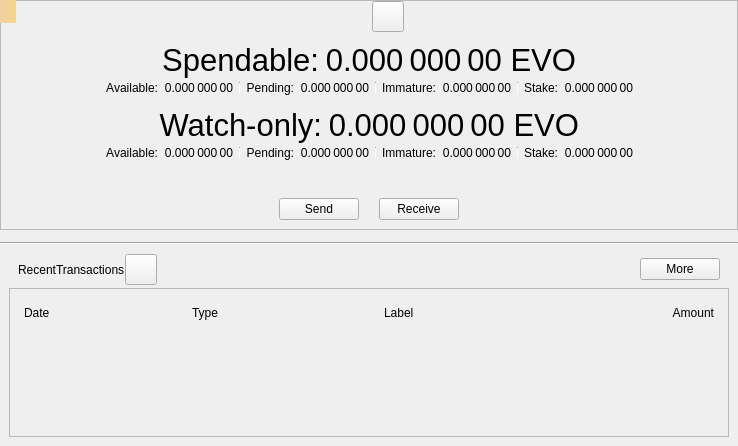
<?xml version="1.0" encoding="UTF-8"?>
<ui version="4.0">
 <class>OverviewPage</class>
 <widget class="QWidget" name="OverviewPage">
  <property name="geometry">
   <rect>
    <x>0</x>
    <y>0</y>
    <width>738</width>
    <height>446</height>
   </rect>
  </property>
  <property name="windowTitle">
   <string>Form</string>
  </property>
  <layout class="QVBoxLayout" name="verticalLayout_6">
   <property name="spacing">
    <number>0</number>
   </property>
   <property name="leftMargin">
    <number>0</number>
   </property>
   <property name="topMargin">
    <number>0</number>
   </property>
   <property name="rightMargin">
    <number>0</number>
   </property>
   <property name="bottomMargin">
    <number>0</number>
   </property>
   <item>
    <widget class="QFrame" name="frameBalances">
     <property name="frameShape">
      <enum>QFrame::StyledPanel</enum>
     </property>
     <property name="frameShadow">
      <enum>QFrame::Raised</enum>
     </property>
     <layout class="QVBoxLayout" name="verticalLayout_5">
      <property name="spacing">
       <number>0</number>
      </property>
      <property name="leftMargin">
       <number>0</number>
      </property>
      <property name="topMargin">
       <number>0</number>
      </property>
      <property name="rightMargin">
       <number>0</number>
      </property>
      <property name="bottomMargin">
       <number>0</number>
      </property>
      <item>
       <widget class="QWidget" name="widgetStatus" native="true">
        <layout class="QHBoxLayout" name="horizontalLayout_16">
         <property name="leftMargin">
          <number>0</number>
         </property>
         <property name="topMargin">
          <number>0</number>
         </property>
         <property name="rightMargin">
          <number>0</number>
         </property>
         <property name="bottomMargin">
          <number>0</number>
         </property>
         <item>
          <spacer name="horizontalSpacer_6">
           <property name="orientation">
            <enum>Qt::Horizontal</enum>
           </property>
           <property name="sizeHint" stdset="0">
            <size>
             <width>0</width>
             <height>20</height>
            </size>
           </property>
          </spacer>
         </item>
         <item>
          <widget class="QLabel" name="labelLogo">
           <property name="sizePolicy">
            <sizepolicy hsizetype="Fixed" vsizetype="Fixed">
             <horstretch>0</horstretch>
             <verstretch>0</verstretch>
            </sizepolicy>
           </property>
           <property name="minimumSize">
            <size>
             <width>32</width>
             <height>32</height>
            </size>
           </property>
          </widget>
         </item>
         <item>
          <widget class="QToolButton" name="labelWalletStatus">
           <property name="enabled">
            <bool>true</bool>
           </property>
           <property name="toolTip">
            <string>The displayed information may be out of date. Your wallet automatically synchronizes with the Coinevo network after a connection is established, but this process has not completed yet.</string>
           </property>
           <property name="text">
            <string/>
           </property>
           <property name="icon">
            <iconset>
             <normaloff>:/icons/warning</normaloff>
             <disabledoff>:/icons/warning</disabledoff>:/icons/warning</iconset>
           </property>
           <property name="iconSize">
            <size>
             <width>24</width>
             <height>24</height>
            </size>
           </property>
           <property name="flat" stdset="0">
            <bool>false</bool>
           </property>
          </widget>
         </item>
         <item>
          <spacer name="horizontalSpacer_5">
           <property name="orientation">
            <enum>Qt::Horizontal</enum>
           </property>
           <property name="sizeHint" stdset="0">
            <size>
             <width>0</width>
             <height>20</height>
            </size>
           </property>
          </spacer>
         </item>
        </layout>
       </widget>
      </item>
      <item>
       <widget class="QWidget" name="widgetWallet" native="true">
        <layout class="QVBoxLayout" name="verticalLayout_2">
         <property name="spacing">
          <number>0</number>
         </property>
         <item>
          <widget class="QWidget" name="widgetTotal" native="true">
           <layout class="QHBoxLayout" name="horizontalLayout">
            <property name="leftMargin">
             <number>0</number>
            </property>
            <property name="topMargin">
             <number>0</number>
            </property>
            <property name="rightMargin">
             <number>0</number>
            </property>
            <property name="bottomMargin">
             <number>0</number>
            </property>
            <item>
             <spacer name="horizontalSpacer_7">
              <property name="orientation">
               <enum>Qt::Horizontal</enum>
              </property>
              <property name="sizeHint" stdset="0">
               <size>
                <width>0</width>
                <height>20</height>
               </size>
              </property>
             </spacer>
            </item>
            <item>
             <widget class="QLabel" name="labelSpendable">
              <property name="font">
               <font>
                <pointsize>23</pointsize>
               </font>
              </property>
              <property name="text">
               <string>Spendable:</string>
              </property>
              <property name="alignment">
               <set>Qt::AlignRight|Qt::AlignTrailing|Qt::AlignVCenter</set>
              </property>
             </widget>
            </item>
            <item>
             <widget class="QLabel" name="labelTotal">
              <property name="font">
               <font>
                <pointsize>23</pointsize>
               </font>
              </property>
              <property name="cursor">
               <cursorShape>IBeamCursor</cursorShape>
              </property>
              <property name="toolTip">
               <string>Your current total balance</string>
              </property>
              <property name="text">
               <string notr="true">0.000 000 00 EVO</string>
              </property>
              <property name="alignment">
               <set>Qt::AlignRight|Qt::AlignTrailing|Qt::AlignVCenter</set>
              </property>
              <property name="textInteractionFlags">
               <set>Qt::LinksAccessibleByMouse|Qt::TextSelectableByMouse</set>
              </property>
             </widget>
            </item>
            <item>
             <spacer name="horizontalSpacer_8">
              <property name="orientation">
               <enum>Qt::Horizontal</enum>
              </property>
              <property name="sizeHint" stdset="0">
               <size>
                <width>0</width>
                <height>20</height>
               </size>
              </property>
             </spacer>
            </item>
           </layout>
          </widget>
         </item>
         <item>
          <layout class="QHBoxLayout" name="horizontalLayout_13">
           <property name="leftMargin">
            <number>0</number>
           </property>
           <property name="topMargin">
            <number>0</number>
           </property>
           <property name="rightMargin">
            <number>0</number>
           </property>
           <property name="bottomMargin">
            <number>0</number>
           </property>
           <item>
            <spacer name="horizontalSpacer_9">
             <property name="orientation">
              <enum>Qt::Horizontal</enum>
             </property>
             <property name="sizeHint" stdset="0">
              <size>
               <width>40</width>
               <height>20</height>
              </size>
             </property>
            </spacer>
           </item>
           <item>
            <widget class="QWidget" name="widgetBalance" native="true">
             <layout class="QHBoxLayout" name="horizontalLayout_2">
              <property name="leftMargin">
               <number>0</number>
              </property>
              <property name="topMargin">
               <number>0</number>
              </property>
              <property name="rightMargin">
               <number>0</number>
              </property>
              <property name="bottomMargin">
               <number>0</number>
              </property>
              <item>
               <widget class="QLabel" name="labelBalanceText">
                <property name="text">
                 <string>Available:</string>
                </property>
                <property name="alignment">
                 <set>Qt::AlignRight|Qt::AlignTrailing|Qt::AlignVCenter</set>
                </property>
               </widget>
              </item>
              <item>
               <widget class="QLabel" name="labelBalance">
                <property name="cursor">
                 <cursorShape>IBeamCursor</cursorShape>
                </property>
                <property name="toolTip">
                 <string>Your current spendable balance</string>
                </property>
                <property name="text">
                 <string notr="true">0.000 000 00</string>
                </property>
                <property name="alignment">
                 <set>Qt::AlignRight|Qt::AlignTrailing|Qt::AlignVCenter</set>
                </property>
                <property name="textInteractionFlags">
                 <set>Qt::LinksAccessibleByMouse|Qt::TextSelectableByMouse</set>
                </property>
               </widget>
              </item>
             </layout>
            </widget>
           </item>
           <item>
            <widget class="QWidget" name="widgetPending" native="true">
             <layout class="QHBoxLayout" name="horizontalLayout_3">
              <property name="leftMargin">
               <number>6</number>
              </property>
              <property name="topMargin">
               <number>0</number>
              </property>
              <property name="rightMargin">
               <number>0</number>
              </property>
              <property name="bottomMargin">
               <number>0</number>
              </property>
              <item>
               <widget class="Line" name="vLine">
                <property name="maximumSize">
                 <size>
                  <width>1</width>
                  <height>12</height>
                 </size>
                </property>
                <property name="orientation">
                 <enum>Qt::Vertical</enum>
                </property>
               </widget>
              </item>
              <item>
               <widget class="QLabel" name="labelPendingText">
                <property name="text">
                 <string>Pending:</string>
                </property>
                <property name="alignment">
                 <set>Qt::AlignRight|Qt::AlignTrailing|Qt::AlignVCenter</set>
                </property>
               </widget>
              </item>
              <item>
               <widget class="QLabel" name="labelUnconfirmed">
                <property name="cursor">
                 <cursorShape>IBeamCursor</cursorShape>
                </property>
                <property name="toolTip">
                 <string>Total of transactions that have yet to be confirmed, and do not yet count toward the spendable balance</string>
                </property>
                <property name="text">
                 <string notr="true">0.000 000 00</string>
                </property>
                <property name="alignment">
                 <set>Qt::AlignRight|Qt::AlignTrailing|Qt::AlignVCenter</set>
                </property>
                <property name="textInteractionFlags">
                 <set>Qt::LinksAccessibleByMouse|Qt::TextSelectableByMouse</set>
                </property>
               </widget>
              </item>
             </layout>
            </widget>
           </item>
           <item>
            <widget class="QWidget" name="widgetImmature" native="true">
             <layout class="QHBoxLayout" name="horizontalLayout_4">
              <property name="leftMargin">
               <number>6</number>
              </property>
              <property name="topMargin">
               <number>0</number>
              </property>
              <property name="rightMargin">
               <number>0</number>
              </property>
              <property name="bottomMargin">
               <number>0</number>
              </property>
              <item>
               <widget class="Line" name="vLine_2">
                <property name="maximumSize">
                 <size>
                  <width>1</width>
                  <height>12</height>
                 </size>
                </property>
                <property name="orientation">
                 <enum>Qt::Vertical</enum>
                </property>
               </widget>
              </item>
              <item>
               <widget class="QLabel" name="labelImmatureText">
                <property name="text">
                 <string>Immature:</string>
                </property>
                <property name="alignment">
                 <set>Qt::AlignRight|Qt::AlignTrailing|Qt::AlignVCenter</set>
                </property>
               </widget>
              </item>
              <item>
               <widget class="QLabel" name="labelImmature">
                <property name="cursor">
                 <cursorShape>IBeamCursor</cursorShape>
                </property>
                <property name="toolTip">
                 <string>Mined balance that has not yet matured</string>
                </property>
                <property name="text">
                 <string notr="true">0.000 000 00</string>
                </property>
                <property name="alignment">
                 <set>Qt::AlignRight|Qt::AlignTrailing|Qt::AlignVCenter</set>
                </property>
                <property name="textInteractionFlags">
                 <set>Qt::LinksAccessibleByMouse|Qt::TextSelectableByMouse</set>
                </property>
               </widget>
              </item>
             </layout>
            </widget>
           </item>
           <item>
            <widget class="QWidget" name="widgetStake" native="true">
             <layout class="QHBoxLayout" name="horizontalLayout_7">
              <property name="leftMargin">
               <number>6</number>
              </property>
              <property name="topMargin">
               <number>0</number>
              </property>
              <property name="rightMargin">
               <number>0</number>
              </property>
              <property name="bottomMargin">
               <number>0</number>
              </property>
              <item>
               <widget class="Line" name="vLine_3">
                <property name="maximumSize">
                 <size>
                  <width>1</width>
                  <height>12</height>
                 </size>
                </property>
                <property name="orientation">
                 <enum>Qt::Vertical</enum>
                </property>
               </widget>
              </item>
              <item>
               <widget class="QLabel" name="labelStakeText">
                <property name="text">
                 <string>Stake:</string>
                </property>
                <property name="alignment">
                 <set>Qt::AlignRight|Qt::AlignTrailing|Qt::AlignVCenter</set>
                </property>
               </widget>
              </item>
              <item>
               <widget class="QLabel" name="labelStake">
                <property name="text">
                 <string>0.000 000 00</string>
                </property>
                <property name="alignment">
                 <set>Qt::AlignRight|Qt::AlignTrailing|Qt::AlignVCenter</set>
                </property>
                <property name="textInteractionFlags">
                 <set>Qt::LinksAccessibleByMouse|Qt::TextSelectableByMouse</set>
                </property>
               </widget>
              </item>
             </layout>
            </widget>
           </item>
           <item>
            <spacer name="horizontalSpacer_10">
             <property name="orientation">
              <enum>Qt::Horizontal</enum>
             </property>
             <property name="sizeHint" stdset="0">
              <size>
               <width>40</width>
               <height>20</height>
              </size>
             </property>
            </spacer>
           </item>
          </layout>
         </item>
        </layout>
       </widget>
      </item>
      <item>
       <widget class="QWidget" name="widgetWatch" native="true">
        <layout class="QVBoxLayout" name="verticalLayout_4">
         <property name="spacing">
          <number>0</number>
         </property>
         <property name="topMargin">
          <number>0</number>
         </property>
         <property name="bottomMargin">
          <number>0</number>
         </property>
         <item>
          <widget class="QWidget" name="widgetWatchTotal" native="true">
           <layout class="QHBoxLayout" name="horizontalLayout_8">
            <property name="leftMargin">
             <number>0</number>
            </property>
            <property name="topMargin">
             <number>0</number>
            </property>
            <property name="rightMargin">
             <number>0</number>
            </property>
            <property name="bottomMargin">
             <number>0</number>
            </property>
            <item>
             <spacer name="horizontalSpacer_11">
              <property name="orientation">
               <enum>Qt::Horizontal</enum>
              </property>
              <property name="sizeHint" stdset="0">
               <size>
                <width>0</width>
                <height>20</height>
               </size>
              </property>
             </spacer>
            </item>
            <item>
             <widget class="QLabel" name="labelWatchonly">
              <property name="font">
               <font>
                <pointsize>23</pointsize>
               </font>
              </property>
              <property name="text">
               <string>Watch-only:</string>
              </property>
              <property name="alignment">
               <set>Qt::AlignRight|Qt::AlignTrailing|Qt::AlignVCenter</set>
              </property>
             </widget>
            </item>
            <item>
             <widget class="QLabel" name="labelWatchTotal">
              <property name="font">
               <font>
                <pointsize>23</pointsize>
               </font>
              </property>
              <property name="cursor">
               <cursorShape>IBeamCursor</cursorShape>
              </property>
              <property name="toolTip">
               <string>Current total balance in watch-only addresses</string>
              </property>
              <property name="text">
               <string notr="true">0.000 000 00 EVO</string>
              </property>
              <property name="alignment">
               <set>Qt::AlignRight|Qt::AlignTrailing|Qt::AlignVCenter</set>
              </property>
              <property name="textInteractionFlags">
               <set>Qt::LinksAccessibleByMouse|Qt::TextSelectableByMouse</set>
              </property>
             </widget>
            </item>
            <item>
             <spacer name="horizontalSpacer_12">
              <property name="orientation">
               <enum>Qt::Horizontal</enum>
              </property>
              <property name="sizeHint" stdset="0">
               <size>
                <width>0</width>
                <height>20</height>
               </size>
              </property>
             </spacer>
            </item>
           </layout>
          </widget>
         </item>
         <item>
          <layout class="QHBoxLayout" name="horizontalLayout_14">
           <property name="leftMargin">
            <number>0</number>
           </property>
           <property name="rightMargin">
            <number>0</number>
           </property>
           <item>
            <spacer name="horizontalSpacer_13">
             <property name="orientation">
              <enum>Qt::Horizontal</enum>
             </property>
             <property name="sizeHint" stdset="0">
              <size>
               <width>0</width>
               <height>20</height>
              </size>
             </property>
            </spacer>
           </item>
           <item>
            <widget class="QWidget" name="widgetWatchAvailable" native="true">
             <layout class="QHBoxLayout" name="horizontalLayout_9">
              <property name="leftMargin">
               <number>0</number>
              </property>
              <property name="topMargin">
               <number>0</number>
              </property>
              <property name="rightMargin">
               <number>0</number>
              </property>
              <property name="bottomMargin">
               <number>0</number>
              </property>
              <item>
               <widget class="QLabel" name="labelWatchAvailableText">
                <property name="text">
                 <string>Available:</string>
                </property>
                <property name="alignment">
                 <set>Qt::AlignRight|Qt::AlignTrailing|Qt::AlignVCenter</set>
                </property>
               </widget>
              </item>
              <item>
               <widget class="QLabel" name="labelWatchAvailable">
                <property name="cursor">
                 <cursorShape>IBeamCursor</cursorShape>
                </property>
                <property name="toolTip">
                 <string>Your current balance in watch-only addresses</string>
                </property>
                <property name="text">
                 <string notr="true">0.000 000 00</string>
                </property>
                <property name="alignment">
                 <set>Qt::AlignRight|Qt::AlignTrailing|Qt::AlignVCenter</set>
                </property>
                <property name="textInteractionFlags">
                 <set>Qt::LinksAccessibleByMouse|Qt::TextSelectableByMouse</set>
                </property>
               </widget>
              </item>
             </layout>
            </widget>
           </item>
           <item>
            <widget class="QWidget" name="widgetWatchPending" native="true">
             <layout class="QHBoxLayout" name="horizontalLayout_10">
              <property name="leftMargin">
               <number>6</number>
              </property>
              <property name="topMargin">
               <number>0</number>
              </property>
              <property name="rightMargin">
               <number>0</number>
              </property>
              <property name="bottomMargin">
               <number>0</number>
              </property>
              <item>
               <widget class="Line" name="vLine_4">
                <property name="maximumSize">
                 <size>
                  <width>1</width>
                  <height>12</height>
                 </size>
                </property>
                <property name="orientation">
                 <enum>Qt::Vertical</enum>
                </property>
               </widget>
              </item>
              <item>
               <widget class="QLabel" name="labelWatchPendingText">
                <property name="text">
                 <string>Pending:</string>
                </property>
                <property name="alignment">
                 <set>Qt::AlignRight|Qt::AlignTrailing|Qt::AlignVCenter</set>
                </property>
               </widget>
              </item>
              <item>
               <widget class="QLabel" name="labelWatchPending">
                <property name="cursor">
                 <cursorShape>IBeamCursor</cursorShape>
                </property>
                <property name="toolTip">
                 <string>Unconfirmed transactions to watch-only addresses</string>
                </property>
                <property name="text">
                 <string notr="true">0.000 000 00</string>
                </property>
                <property name="alignment">
                 <set>Qt::AlignRight|Qt::AlignTrailing|Qt::AlignVCenter</set>
                </property>
                <property name="textInteractionFlags">
                 <set>Qt::LinksAccessibleByMouse|Qt::TextSelectableByMouse</set>
                </property>
               </widget>
              </item>
             </layout>
            </widget>
           </item>
           <item>
            <widget class="QWidget" name="widgetWatchImmature" native="true">
             <layout class="QHBoxLayout" name="horizontalLayout_11">
              <property name="leftMargin">
               <number>6</number>
              </property>
              <property name="topMargin">
               <number>0</number>
              </property>
              <property name="rightMargin">
               <number>0</number>
              </property>
              <property name="bottomMargin">
               <number>0</number>
              </property>
              <item>
               <widget class="Line" name="vLine_5">
                <property name="maximumSize">
                 <size>
                  <width>1</width>
                  <height>12</height>
                 </size>
                </property>
                <property name="orientation">
                 <enum>Qt::Vertical</enum>
                </property>
               </widget>
              </item>
              <item>
               <widget class="QLabel" name="labelWatchImmatureText">
                <property name="text">
                 <string>Immature:</string>
                </property>
                <property name="alignment">
                 <set>Qt::AlignRight|Qt::AlignTrailing|Qt::AlignVCenter</set>
                </property>
               </widget>
              </item>
              <item>
               <widget class="QLabel" name="labelWatchImmature">
                <property name="cursor">
                 <cursorShape>IBeamCursor</cursorShape>
                </property>
                <property name="toolTip">
                 <string>Mined balance in watch-only addresses that has not yet matured</string>
                </property>
                <property name="text">
                 <string notr="true">0.000 000 00</string>
                </property>
                <property name="alignment">
                 <set>Qt::AlignRight|Qt::AlignTrailing|Qt::AlignVCenter</set>
                </property>
                <property name="textInteractionFlags">
                 <set>Qt::LinksAccessibleByMouse|Qt::TextSelectableByMouse</set>
                </property>
               </widget>
              </item>
             </layout>
            </widget>
           </item>
           <item>
            <widget class="QWidget" name="widgetWatchStake" native="true">
             <layout class="QHBoxLayout" name="horizontalLayout_12">
              <property name="leftMargin">
               <number>6</number>
              </property>
              <property name="topMargin">
               <number>0</number>
              </property>
              <property name="rightMargin">
               <number>0</number>
              </property>
              <property name="bottomMargin">
               <number>0</number>
              </property>
              <item>
               <widget class="Line" name="vLine_6">
                <property name="maximumSize">
                 <size>
                  <width>1</width>
                  <height>12</height>
                 </size>
                </property>
                <property name="orientation">
                 <enum>Qt::Vertical</enum>
                </property>
               </widget>
              </item>
              <item>
               <widget class="QLabel" name="labelWatchStakeText">
                <property name="text">
                 <string>Stake:</string>
                </property>
                <property name="alignment">
                 <set>Qt::AlignRight|Qt::AlignTrailing|Qt::AlignVCenter</set>
                </property>
               </widget>
              </item>
              <item>
               <widget class="QLabel" name="labelWatchStake">
                <property name="text">
                 <string>0.000 000 00</string>
                </property>
                <property name="alignment">
                 <set>Qt::AlignRight|Qt::AlignTrailing|Qt::AlignVCenter</set>
                </property>
                <property name="textInteractionFlags">
                 <set>Qt::LinksAccessibleByMouse|Qt::TextSelectableByMouse</set>
                </property>
               </widget>
              </item>
             </layout>
            </widget>
           </item>
           <item>
            <spacer name="horizontalSpacer_14">
             <property name="orientation">
              <enum>Qt::Horizontal</enum>
             </property>
             <property name="sizeHint" stdset="0">
              <size>
               <width>0</width>
               <height>20</height>
              </size>
             </property>
            </spacer>
           </item>
          </layout>
         </item>
        </layout>
       </widget>
      </item>
      <item>
       <widget class="QWidget" name="widgetTransaction" native="true">
        <layout class="QHBoxLayout" name="horizontalLayout_15">
         <property name="spacing">
          <number>20</number>
         </property>
         <property name="topMargin">
          <number>35</number>
         </property>
         <item>
          <spacer name="horizontalSpacer_15">
           <property name="orientation">
            <enum>Qt::Horizontal</enum>
           </property>
           <property name="sizeHint" stdset="0">
            <size>
             <width>0</width>
             <height>20</height>
            </size>
           </property>
          </spacer>
         </item>
         <item>
          <widget class="QtumPushButton" name="buttonSend">
           <property name="text">
            <string>Send</string>
           </property>
          </widget>
         </item>
         <item>
          <widget class="QtumPushButton" name="buttonReceive">
           <property name="text">
            <string>Receive</string>
           </property>
          </widget>
         </item>
         <item>
          <spacer name="horizontalSpacer_16">
           <property name="orientation">
            <enum>Qt::Horizontal</enum>
           </property>
           <property name="sizeHint" stdset="0">
            <size>
             <width>0</width>
             <height>20</height>
            </size>
           </property>
          </spacer>
         </item>
        </layout>
       </widget>
      </item>
     </layout>
    </widget>
   </item>
   <item>
    <spacer name="verticalSpacer_5">
     <property name="orientation">
      <enum>Qt::Vertical</enum>
     </property>
     <property name="sizeType">
      <enum>QSizePolicy::Fixed</enum>
     </property>
     <property name="sizeHint" stdset="0">
      <size>
       <width>20</width>
       <height>12</height>
      </size>
     </property>
    </spacer>
   </item>
   <item>
    <widget class="Line" name="hLine">
     <property name="orientation">
      <enum>Qt::Horizontal</enum>
     </property>
    </widget>
   </item>
   <item>
    <spacer name="verticalSpacer_4">
     <property name="orientation">
      <enum>Qt::Vertical</enum>
     </property>
     <property name="sizeType">
      <enum>QSizePolicy::Fixed</enum>
     </property>
     <property name="sizeHint" stdset="0">
      <size>
       <width>20</width>
       <height>0</height>
      </size>
     </property>
    </spacer>
   </item>
   <item>
    <widget class="QWidget" name="widgetRecent" native="true">
     <layout class="QVBoxLayout" name="verticalLayout">
      <property name="spacing">
       <number>0</number>
      </property>
      <item>
       <layout class="QHBoxLayout" name="horizontalLayout_6">
        <property name="leftMargin">
         <number>9</number>
        </property>
        <property name="rightMargin">
         <number>9</number>
        </property>
        <property name="bottomMargin">
         <number>3</number>
        </property>
        <item>
         <widget class="QLabel" name="labelRecentTransactions">
          <property name="text">
           <string>RecentTransactions</string>
          </property>
         </widget>
        </item>
        <item>
         <widget class="QToolButton" name="labelTransactionsStatus">
          <property name="enabled">
           <bool>true</bool>
          </property>
          <property name="toolTip">
           <string>The displayed information may be out of date. Your wallet automatically synchronizes with the Coinevo network after a connection is established, but this process has not completed yet.</string>
          </property>
          <property name="text">
           <string/>
          </property>
          <property name="icon">
           <iconset>
            <normaloff>:/icons/warning</normaloff>
            <disabledoff>:/icons/warning</disabledoff>:/icons/warning</iconset>
          </property>
          <property name="iconSize">
           <size>
            <width>24</width>
            <height>24</height>
           </size>
          </property>
          <property name="flat" stdset="0">
           <bool>false</bool>
          </property>
         </widget>
        </item>
        <item>
         <spacer name="horizontalSpacer_3">
          <property name="orientation">
           <enum>Qt::Horizontal</enum>
          </property>
          <property name="sizeHint" stdset="0">
           <size>
            <width>0</width>
            <height>20</height>
           </size>
          </property>
         </spacer>
        </item>
        <item>
         <widget class="QPushButton" name="showMoreButton">
          <property name="text">
           <string>More</string>
          </property>
         </widget>
        </item>
       </layout>
      </item>
      <item>
       <layout class="QVBoxLayout" name="verticalLayout_3">
        <item>
         <widget class="QFrame" name="frameRecentTransactions">
          <property name="frameShape">
           <enum>QFrame::StyledPanel</enum>
          </property>
          <property name="frameShadow">
           <enum>QFrame::Raised</enum>
          </property>
          <layout class="QVBoxLayout" name="verticalLayout_8">
           <item>
            <widget class="QWidget" name="widget_header" native="true">
             <layout class="QHBoxLayout" name="horizontalLayout_5">
              <property name="spacing">
               <number>5</number>
              </property>
              <property name="leftMargin">
               <number>5</number>
              </property>
              <property name="topMargin">
               <number>5</number>
              </property>
              <property name="rightMargin">
               <number>5</number>
              </property>
              <property name="bottomMargin">
               <number>5</number>
              </property>
              <item>
               <widget class="QLabel" name="labelDate">
                <property name="text">
                 <string>Date</string>
                </property>
               </widget>
              </item>
              <item>
               <widget class="QLabel" name="labelType">
                <property name="text">
                 <string>Type</string>
                </property>
               </widget>
              </item>
              <item>
               <spacer name="horizontalSpacer_2">
                <property name="orientation">
                 <enum>Qt::Horizontal</enum>
                </property>
                <property name="sizeType">
                 <enum>QSizePolicy::Fixed</enum>
                </property>
                <property name="sizeHint" stdset="0">
                 <size>
                  <width>25</width>
                  <height>20</height>
                 </size>
                </property>
               </spacer>
              </item>
              <item>
               <widget class="QLabel" name="labelAddress">
                <property name="text">
                 <string>Label</string>
                </property>
               </widget>
              </item>
              <item>
               <widget class="QLabel" name="labelAmount">
                <property name="text">
                 <string>Amount</string>
                </property>
                <property name="alignment">
                 <set>Qt::AlignRight|Qt::AlignTrailing|Qt::AlignVCenter</set>
                </property>
               </widget>
              </item>
             </layout>
            </widget>
           </item>
           <item>
            <widget class="QListView" name="listTransactions">
             <property name="styleSheet">
              <string notr="true">QListView { background: transparent; }</string>
             </property>
             <property name="frameShape">
              <enum>QFrame::NoFrame</enum>
             </property>
             <property name="verticalScrollBarPolicy">
              <enum>Qt::ScrollBarAlwaysOff</enum>
             </property>
             <property name="horizontalScrollBarPolicy">
              <enum>Qt::ScrollBarAlwaysOff</enum>
             </property>
            </widget>
           </item>
          </layout>
         </widget>
        </item>
       </layout>
      </item>
     </layout>
    </widget>
   </item>
  </layout>
  <widget class="QLabel" name="labelAlerts">
   <property name="geometry">
    <rect>
     <x>0</x>
     <y>0</y>
     <width>16</width>
     <height>23</height>
    </rect>
   </property>
   <property name="visible">
    <bool>false</bool>
   </property>
   <property name="styleSheet">
    <string notr="true">QLabel { background-color: qlineargradient(x1: 0, y1: 0, x2: 1, y2: 0, stop:0 #F0D0A0, stop:1 #F8D488); color:#000000; }</string>
   </property>
   <property name="wordWrap">
    <bool>true</bool>
   </property>
   <property name="margin">
    <number>3</number>
   </property>
   <property name="textInteractionFlags">
    <set>Qt::TextSelectableByMouse</set>
   </property>
  </widget>
 </widget>
 <customwidgets>
  <customwidget>
   <class>QtumPushButton</class>
   <extends>QPushButton</extends>
   <header>qt/qtumpushbutton.h</header>
  </customwidget>
 </customwidgets>
 <resources/>
 <connections/>
</ui>
